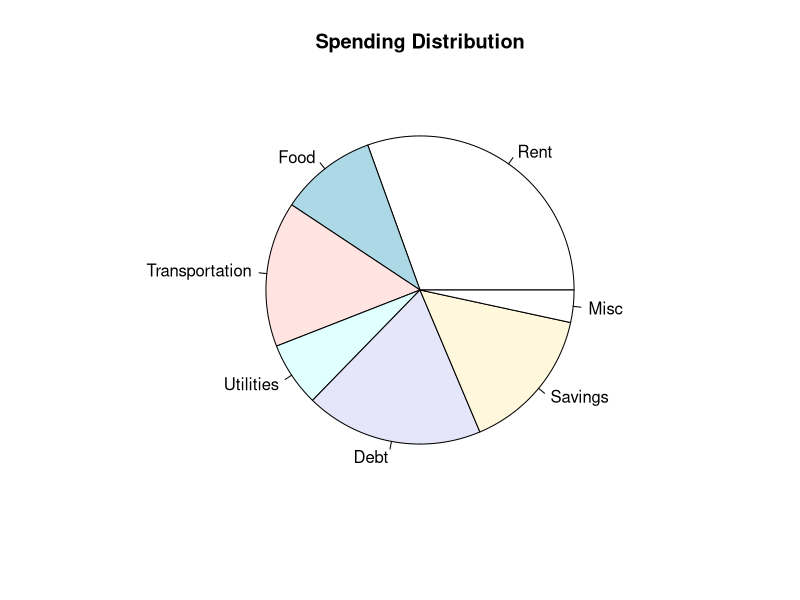

Source code (R):
## ---- chunk 1
pie(c(900, 300, 450, 200, 550, 450, 100), 
    labels = c('Rent', 'Food', 'Transportation', 'Utilities', 'Debt', 
               'Savings', 'Misc'), main='Spending Distribution')
